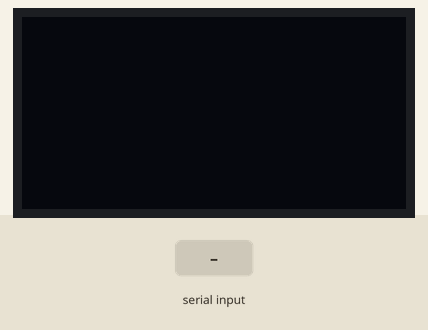
A sketch run on a simulated Arduino Uno, built with avr-gcc and run on an emulated ATmega328P. Shown: 128×64 one-colour display. Inputs (shaded band) come from the test bench.

Above: at 1.2 s.
1.3 s: "/" received over Serial
At 2.0 s:
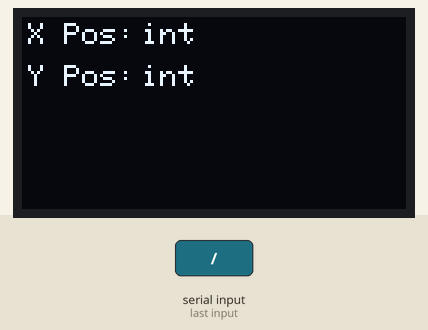
2.8 s: "/" received over Serial
At 4.3 s:
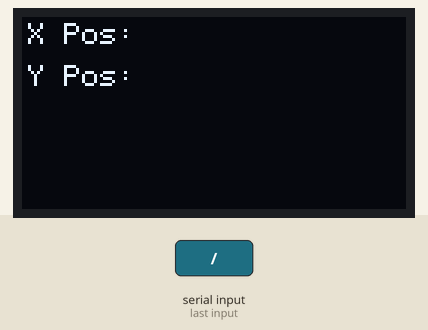
Timing chart, 0 to 5.8 s (numbered marks = the images above; inputs shaded):
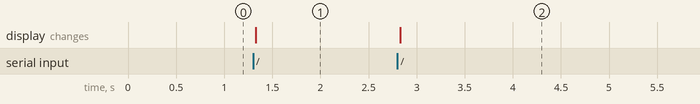

Measured:
- after the input at 1.3 s, the display: changes at once (image 1)
- after the input at 2.8 s, the display: changes at once (image 2)

The sketch:

oFx_serial_receiver_basic.ino
```cpp
/*ReceiveData patter
  ------------------
  xPos>int;yPos:int</
  ------------------
*/


// OLED Definitions and imports
#include <SPI.h>
#include <Wire.h>
#include <Adafruit_GFX.h>
#include <Adafruit_SSD1306.h>

#define OLED_RESET 4
#define DELAY
Adafruit_SSD1306 display(OLED_RESET);

//----------- Incoming data setup
char chByte = 0;  // incoming serial byte
String strInput = "xPos>int;yPos:int</";    // buffer for incoming packet
String xVal = "0";
String yVal = "0";

void setup()
{
  // start serial port at 9600 bps:
  Serial.begin(9600);

  //----------------- OLED Setup
  display.begin(SSD1306_SWITCHCAPVCC, 0x3c);     // initialize with the I2C addr 0x3C (for the 128x64)
  display.clearDisplay();   // clears the screen and buffer
  display.setTextColor(WHITE);
}

void loop()
{

  //--------------------------------Reading from Phone section
  while (Serial.available() > 0)
  {
    //get incoming bytes
    chByte = Serial.read();
    if (chByte == '/') {
      //means one stream end received

      posSegmenter(strInput);
      //reset strInput
      strInput = "";
    } else {
      strInput += chByte;
    }
  }


}

void posSegmenter(String incomingBufferString) {

  //data parsing
  int indexOfAr = incomingBufferString.indexOf(">");
  int indexOfCol = incomingBufferString.indexOf(":");
  int indexOfSlash = incomingBufferString.indexOf("/");
  int indexOfSemiCol = incomingBufferString.indexOf(";");
  int indexOfBckAr = incomingBufferString.indexOf("<");


  xVal = incomingBufferString.substring(indexOfAr + 1, indexOfSemiCol);
  yVal = incomingBufferString.substring(indexOfCol + 1, indexOfBckAr);


  //data displaying
  display.setTextSize(1);

  display.setCursor(2, 2);
  display.println("X Pos: ");
  display.setCursor(40, 2);
  display.println(xVal);
  display.setCursor(2, 16);
  display.println("Y Pos: ");
  display.setCursor(40, 16);
  display.println(yVal);
  display.display();
  display.clearDisplay();
}
```
